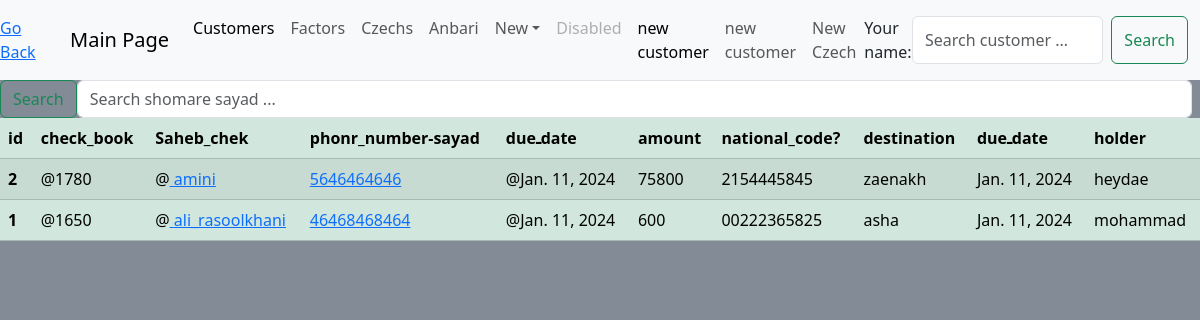
/chek/home/, run on the app's committed database.
### chek0/models.py (models this page shows, shortened)
class Czech(models.Model):
    chec_bearer = models.ForeignKey(Client, null=True, on_delete=models.SET_NULL)
    check_book = models.IntegerField(unique=True)
    sayad = models.CharField(max_length=16, unique=True)
    dueـdate = models.CharField(max_length=15)
    amount = models.CharField(max_length=20)
    national_code = models.CharField(max_length=20, unique=True)
    destination = models.CharField(max_length=100, null=True, blank=True)
    dueـdate = models.DateField(auto_now_add=True)
    updated = models.DateField(auto_now=True)
    holder = models.CharField(max_length=100, null=True, blank=True)
    class RegistereChoice(models.TextChoices):
        Yes = 'yes'
        No = 'no'
    is_registered = models.CharField(max_length=16, choices =RegistereChoice, default=RegistereChoice.No)
    class Meta:
        ordering = ['-check_book', ]
    check_photo = models.ImageField( blank=True, null=True, upload_to="chekha")

### customer0/models.py (models this page shows, shortened)
class Client(models.Model):
    name = models.CharField(max_length=50, unique=True)
    national_code = models.CharField(max_length=16, blank =True, null = True, unique=True)
    phonr_number = models.CharField(max_length=16, unique=True)
    address = models.TextField()
    creditـlimit = models.CharField(max_length=16)
    class Meta:
        ordering = ['name', ]
        verbose_name_plural = "Clients"
    def __str__(self) -> str:
        return self.name[0:50]

### chek0/views.py (the view)
# urls.py: path('home/', views.kole_chek_ha, name='home'),
def kole_chek_ha(request):
    chek_ha = Czech.objects.all()
    chek_count = len(chek_ha)
    q_chek = request.GET.get('q_chek') if request.GET.get('q_chek') else ''
    cheks = chek_ha.filter(Q(sayad__icontains=q_chek)|Q(chec_bearer__name__icontains=q_chek))
    content = ({'chek_ha':cheks, 'chek_count':chek_count})
    return render(request, 'chek0/home.html', content)

### chek0/templates/chek0/home.html (shortened to what this page needs)
{% extends 'main.html' %}
{% block content %}
<table class="table table-success table-striped">
    <thead>
      <tr>
        <th scope="col">id</th>
        <th scope="col">check_book</th>
        <th scope="col">Saheb_chek </th>
        <th scope="col">phonr_number-sayad </th>
        <th scope="col">dueـdate</th>
        <th scope="col">amount</th>
        <th scope="col">national_code?</th>
        <th scope="col">destination</th>
        <th scope="col">dueـdate</th>
        <th scope="col">holder</th>
      </tr>
    </thead>
    <tbody>
        {% for chek in chek_ha %}
        <tr>
            <th scope="row">{{chek.id}}</th>
            <td>@{{chek.check_book}}</td>
            <td>@<a href = "{% url 'customer:profile' chek.chec_bearer.id %}" > {{chek.chec_bearer}}</td>
            <td><a href = "{% url 'chek:profile' chek.id %}"> {{chek.sayad}} </a> </td>
            <td>@{{chek.dueـdate}}</td>
            <td>{{chek.amount}}</td>
            <td>{{chek.national_code}}</td>
            <td>{{chek.destination}}</td>
            <td>{{chek.dueـdate}}</td>
            <td>{{chek.holder}}</td>
        </tr>
        {% endfor %}
    </tbody>
  </table>
{% endblock content %}

### data on the page
Czech: id "2", check_book "1780", chec_bearer "amini", sayad "5646464646", dueـdate "Jan. 11, 2024", amount "75800", national_code "2154445845", destination "zaenakh", holder "heydae"
Czech: id "1", check_book "1650", chec_bearer "ali_rasoolkhani", sayad "46468468464", dueـdate "Jan. 11, 2024", amount "600", national_code "00222365825", destination "asha", holder "mohammad"
